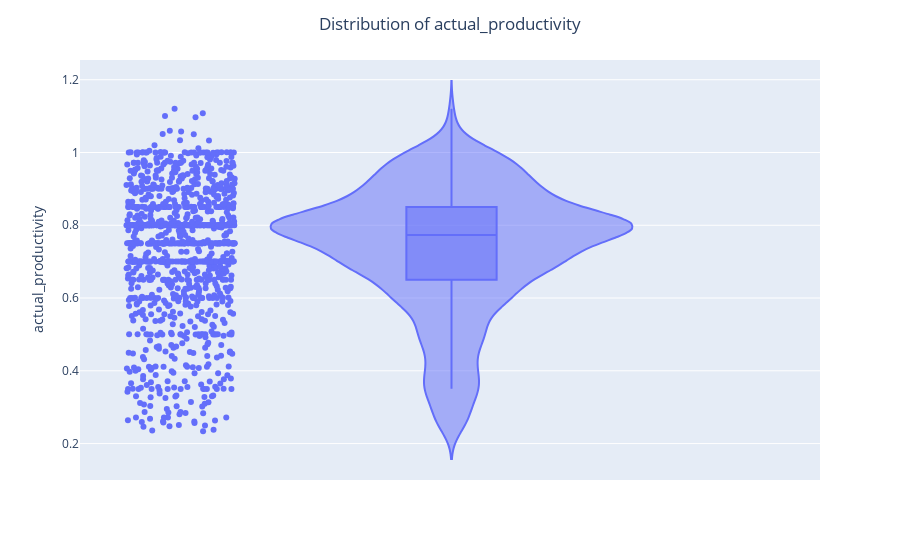

Notebook source saved alongside this figure:
### Markdown cell above
**A violin plot is a method of plotting numeric data. It is similar to a box plot, with the addition of a rotated kernel density plot on each side**

### Code cell
fig = px.violin(df, y="actual_productivity", box=True, points='all')
fig.update_layout(title='Distribution of actual_productivity', title_x=0.5)
fig.show()

### Figure 1 — Plotly figure (JSON) as saved in the notebook; plotly's stock layout.template omitted (floating-point values rounded to 4 significant figures; data arrays with more than 128 entries replaced by an {"elided": "..."} marker saying what was removed)
{"data": [{"alignmentgroup": "True", "box": {"visible": true}, "hovertemplate": "actual_productivity=%{y}<extra></extra>", "legendgroup": "", "marker": {"color": "#636efa"}, "name": "", "offsetgroup": "", "orientation": "v", "points": "all", "scalegroup": "True", "showlegend": false, "type": "violin", "x0": " ", "xaxis": "x", "y": {"elided": "1197 float values"}, "y0": " ", "yaxis": "y"}], "layout": {"legend": {"tracegroupgap": 0}, "margin": {"t": 60}, "title": {"text": "Distribution of actual_productivity", "x": 0.5}, "violinmode": "group", "xaxis": {"anchor": "y", "domain": [0, 1]}, "yaxis": {"anchor": "x", "domain": [0, 1], "title": {"text": "actual_productivity"}}}}
